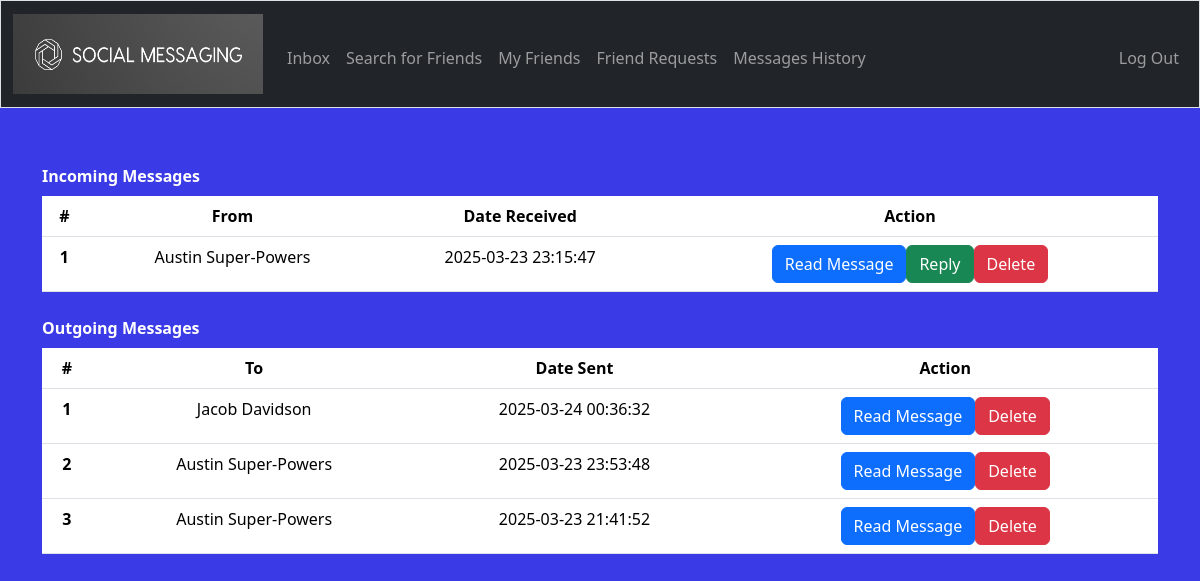
The page /inbox (signed in) on the database as committed earlier.
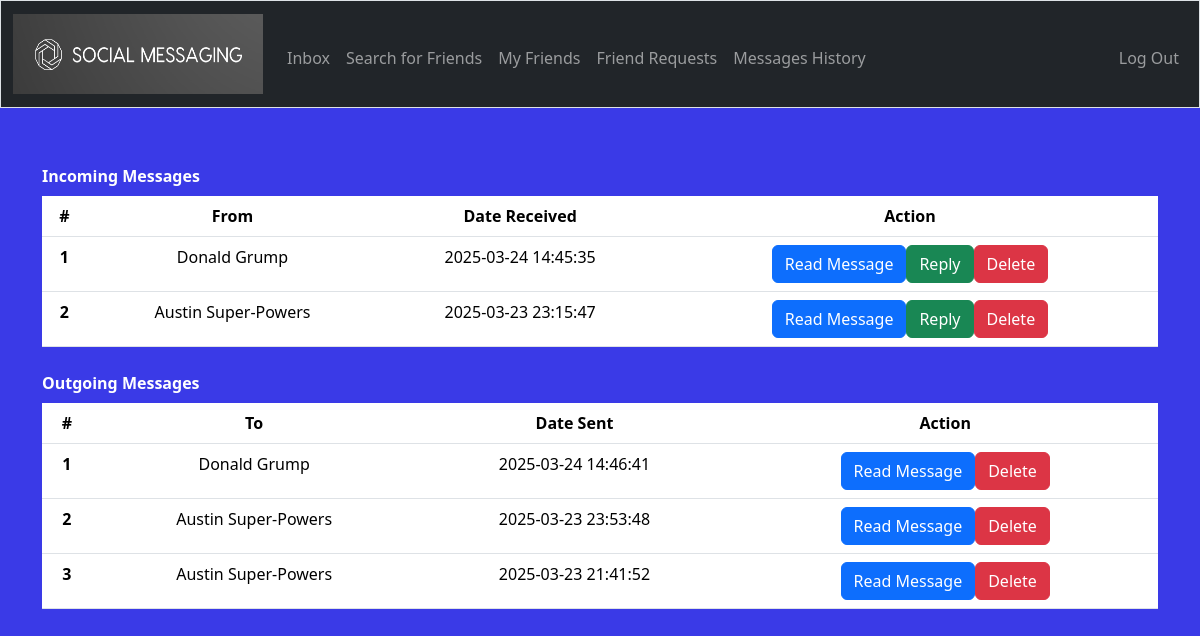
The same page on the database as committed later.
### tables this page shows
CREATE TABLE messages (
    id INTEGER PRIMARY KEY,
    sender_id INTEGER,
    receiver_id INTEGER,
    content TEXT,
    timestamp DATETIME DEFAULT CURRENT_TIMESTAMP,
    status TEXT CHECK(status IN ('inbox', 'sent', 'trash')),
    is_read BOOLEAN DEFAULT 0,
    FOREIGN KEY (sender_id) REFERENCES users(id),
    FOREIGN KEY (receiver_id) REFERENCES users(id)
);

CREATE TABLE users (
    id INTEGER PRIMARY KEY,
    username TEXT UNIQUE,
    hash TEXT,
    full_name TEXT,
    country TEXT
);

### app.py (the view)
@app.route("/inbox", methods=["GET", "POST"])
@login_required
def inbox():
    user_id = session["user_id"]  # User ID for SQL query
    in_messages = db.execute("SELECT m.id, m.sender_id, m.content, m.timestamp, u.full_name, m.is_read FROM messages m JOIN users u ON u.id = m.sender_id WHERE m.receiver_id = ? AND m.status = 'sent' ORDER BY m.timestamp DESC;", user_id)
    out_messages = db.execute("SELECT m.id, m.content, m.timestamp, u.full_name, m.is_read FROM messages m JOIN users u ON u.id = m.receiver_id WHERE m.sender_id = ? AND m.status = 'sent' ORDER BY m.timestamp DESC;", user_id)
    return render_template("inbox.html", in_messages=in_messages, out_messages=out_messages)

### app.py (called while the page is built)
@app.after_request
def after_request(response):
    response.headers["Cache-Control"] = "no-cache, no-store, must-revalidate"
    response.headers["Expires"] = 0
    response.headers["Pragma"] = "no-cache"
    return response

### helpers.py (called while the page is built)
def login_required(f):
    @wraps(f)
    def decorated_function(*args, **kwargs):
        if session.get("user_id") is None:
            return redirect("/login")
        return f(*args, **kwargs)
    return decorated_function

### templates/inbox.html (shortened to what this page needs)
{% extends "layout.html" %}
{% block main %}
<table class="table caption-top">
    <caption><strong style="color: white;">Incoming Messages</strong></caption>
    <thead>
      <tr>
        <th scope="col">#</th>
        <th scope="col">From</th>
        <th scope="col">Date Received</th>
        <th scope="col">Action</th>
      </tr>
    </thead>
    <tbody>
      {% for in_message in in_messages %}
      <tr>
        <th scope="row">{{ loop.index }}</th>
        <td>{{ in_message.full_name }}</td>
        <td>{{ in_message.timestamp }}</td>
        <td>
          <div class="btn-group">
            <form action="/read" method="post" style="display:inline;">
                <button type="button" class="btn btn-secodary btn-primary" data-bs-toggle="popover" data-bs-placement="left" data-bs-title="Message Content" data-bs-content="{{ in_message.content }}">Read Message</button>
              </form>
            <form action="/send" method="post" style="display:inline;">
              <button class="btn btn-success" type="submit">Reply</button>
            </form>
            <form action="/delete" method="post" style="display:inline;">
              <button class="btn btn-danger" type="submit">Delete</button>
            </form>
          </div>
        </td>
      </tr>
      {% endfor %}
    </tbody>
  </table>
  <table class="table caption-top">
    <caption><strong style="color: white;">Outgoing Messages</strong></caption>
    <thead>
      <tr>
        <th scope="col">#</th>
        <th scope="col">To</th>
        <th scope="col">Date Sent</th>
        <th scope="col">Action</th>
      </tr>
    </thead>
    <tbody>
      {% for out_message in out_messages %}
      <tr>
        <th scope="row">{{ loop.index }}</th>
        <td>{{ out_message.full_name }}</td>
        <td>{{ out_message.timestamp }}</td>
        <td>
          <div class="btn-group">
            <form action="/read" method="post" style="display:inline;">
                <button type="button" class="btn btn-secodary btn-primary" data-bs-toggle="popover" data-bs-placement="left" data-bs-title="Message Content" data-bs-content="{{ out_message.content }}">Read Message</button>
              </form>
            <form action="/delete" method="post" style="display:inline;">
              <button class="btn btn-danger" type="submit">Delete</button>
            </form>
          </div>
        </td>
      </tr>
      {% endfor %}
    </tbody>
  </table>
{% endblock %}

### templates/layout.html (shortened to what this page needs)
<!DOCTYPE html>
<html lang="en">
<head>
        <link href="https://cdn.jsdelivr.net/npm/bootstrap@5.3.3/dist/css/bootstrap.min.css" rel="stylesheet">
        <link href="/static/styles.css" rel="stylesheet">
</head>
    <body style="background-color: #3a3ae7;">
        <nav class="bg-dark border navbar navbar-expand-md navbar-dark">
            <div class="container-fluid">
            <a class="navbar-brand" href="/">
                        <img src="/static/sm_logo.png" alt="Social Messaging logo" width="250" height="80">
                      </a>
                <div class="collapse navbar-collapse" id="navbar">
                    {% if session["user_id"] %}
                        <ul class="navbar-nav me-auto mt-2">
                            <li class="nav-item"><a class="nav-link" href="/inbox">Inbox</a></li>
                            <li class="nav-item"><a class="nav-link" href="/search">Search for Friends</a></li>
                            <li class="nav-item"><a class="nav-link" href="/friends">My Friends</a></li>
                            <li class="nav-item"><a class="nav-link" href="/requests">Friend Requests</a></li>
                            <li class="nav-item"><a class="nav-link" href="/history">Messages History</a></li>
                        </ul>
                        <ul class="navbar-nav ms-auto mt-2">
                            <li class="nav-item"><a class="nav-link" href="/logout">Log Out</a></li>
                        </ul>
                    {% else %}
                        <ul class="navbar-nav ms-auto mt-2">
                            <li class="nav-item"><a class="nav-link" href="/register">Register</a></li>
                            <li class="nav-item"><a class="nav-link" href="/login">Log In</a></li>
                        </ul>
                    {% endif %}
                </div>
            </div>
        </nav>
        <main class="container py-5 text-center">
            {% block main %}{% endblock %}
        </main>
    </body>
</html>

### static/styles.css (style rules this page uses)
nav .navbar-brand { font-size: xx-large; }

### templates/layout.html (style rules this page uses)
.navbar-dark .navbar-brand { color: white; }

Rows that differ between the two databases and show on the page:
no longer on this page (row edited): messages: full_name "Jacob Davidson", timestamp "2025-03-24 00:36:32", shown under "Outgoing Messages"
added messages: full_name "Donald Grump", timestamp "2025-03-24 14:45:35", shown under "Incoming Messages"
added messages: full_name "Donald Grump", timestamp "2025-03-24 14:46:41", shown under "Outgoing Messages"
